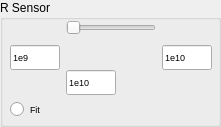
           <widget class="QGroupBox" name="R_sensor">
            <property name="minimumSize">
             <size>
              <width>220</width>
              <height>100</height>
             </size>
            </property>
            <property name="title">
             <string>R Sensor</string>
            </property>
            <widget class="QWidget" name="layoutWidget">
             <property name="geometry">
              <rect>
               <x>10</x>
               <y>20</y>
               <width>202</width>
               <height>98</height>
              </rect>
             </property>
             <layout class="QVBoxLayout" name="verticalLayout_11">
              <item>
               <layout class="QHBoxLayout" name="horizontalLayout_18">
                <item>
                 <widget class="QLineEdit" name="lineEditMinRsensor">
                  <property name="minimumSize">
                   <size>
                    <width>50</width>
                    <height>25</height>
                   </size>
                  </property>
                  <property name="maximumSize">
                   <size>
                    <width>50</width>
                    <height>25</height>
                   </size>
                  </property>
                  <property name="font">
                   <font>
                    <pointsize>7</pointsize>
                   </font>
                  </property>
                  <property name="text">
                   <string>1e9</string>
                  </property>
                 </widget>
                </item>
                <item>
                 <layout class="QGridLayout" name="gridLayout_11">
                  <item row="0" column="0">
                   <widget class="QSlider" name="horizontalSliderRsensor">
                    <property name="minimum">
                     <number>0</number>
                    </property>
                    <property name="maximum">
                     <number>10000</number>
                    </property>
                    <property name="orientation">
                     <enum>Qt::Horizontal</enum>
                    </property>
                   </widget>
                  </item>
                  <item row="1" column="0">
                   <spacer name="verticalSpacer_13">
                    <property name="orientation">
                     <enum>Qt::Vertical</enum>
                    </property>
                    <property name="sizeHint" stdset="0">
                     <size>
                      <width>20</width>
                      <height>17</height>
                     </size>
                    </property>
                   </spacer>
                  </item>
                  <item row="2" column="0">
                   <widget class="QLineEdit" name="lineEditValueRsensor">
                    <property name="minimumSize">
                     <size>
                      <width>50</width>
                      <height>25</height>
                     </size>
                    </property>
                    <property name="maximumSize">
                     <size>
                      <width>50</width>
                      <height>25</height>
                     </size>
                    </property>
                    <property name="font">
                     <font>
                      <pointsize>7</pointsize>
                     </font>
                    </property>
                    <property name="text">
                     <string>1e10</string>
                    </property>
                   </widget>
                  </item>
                 </layout>
                </item>
                <item>
                 <widget class="QLineEdit" name="lineEditMaxRsensor">
                  <property name="minimumSize">
                   <size>
                    <width>50</width>
                    <height>25</height>
                   </size>
                  </property>
                  <property name="maximumSize">
                   <size>
                    <width>50</width>
                    <height>25</height>
                   </size>
                  </property>
                  <property name="font">
                   <font>
                    <pointsize>7</pointsize>
                   </font>
                  </property>
                  <property name="text">
                   <string>1e10</string>
                  </property>
                 </widget>
                </item>
               </layout>
              </item>
              <item>
               <widget class="QRadioButton" name="radioButtonFitRsensor">
                <property name="font">
                 <font>
                  <pointsize>7</pointsize>
                 </font>
                </property>
                <property name="text">
                 <string>Fit</string>
                </property>
               </widget>
              </item>
             </layout>
            </widget>
           </widget>
